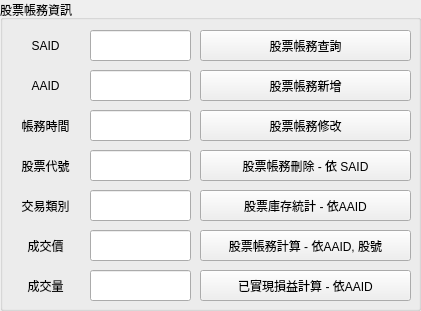
   <widget class="QGroupBox" name="groupBox_stock_accounting">
    <property name="geometry">
     <rect>
      <x>440</x>
      <y>340</y>
      <width>421</width>
      <height>311</height>
     </rect>
    </property>
    <property name="title">
     <string>股票帳務資訊</string>
    </property>
    <widget class="QLabel" name="label_21">
     <property name="geometry">
      <rect>
       <x>10</x>
       <y>70</y>
       <width>71</width>
       <height>31</height>
      </rect>
     </property>
     <property name="text">
      <string>AAID</string>
     </property>
     <property name="alignment">
      <set>Qt::AlignCenter</set>
     </property>
    </widget>
    <widget class="QLabel" name="label_22">
     <property name="geometry">
      <rect>
       <x>10</x>
       <y>30</y>
       <width>71</width>
       <height>31</height>
      </rect>
     </property>
     <property name="text">
      <string>SAID</string>
     </property>
     <property name="alignment">
      <set>Qt::AlignCenter</set>
     </property>
    </widget>
    <widget class="QLabel" name="label_23">
     <property name="geometry">
      <rect>
       <x>10</x>
       <y>110</y>
       <width>71</width>
       <height>31</height>
      </rect>
     </property>
     <property name="text">
      <string>帳務時間</string>
     </property>
     <property name="alignment">
      <set>Qt::AlignCenter</set>
     </property>
    </widget>
    <widget class="QLabel" name="label_24">
     <property name="geometry">
      <rect>
       <x>10</x>
       <y>150</y>
       <width>71</width>
       <height>31</height>
      </rect>
     </property>
     <property name="text">
      <string>股票代號</string>
     </property>
     <property name="alignment">
      <set>Qt::AlignCenter</set>
     </property>
    </widget>
    <widget class="QLabel" name="label_25">
     <property name="geometry">
      <rect>
       <x>10</x>
       <y>190</y>
       <width>71</width>
       <height>31</height>
      </rect>
     </property>
     <property name="text">
      <string>交易類別</string>
     </property>
     <property name="alignment">
      <set>Qt::AlignCenter</set>
     </property>
    </widget>
    <widget class="QPushButton" name="pushButton_sa_insert">
     <property name="geometry">
      <rect>
       <x>200</x>
       <y>70</y>
       <width>211</width>
       <height>31</height>
      </rect>
     </property>
     <property name="text">
      <string>股票帳務新增</string>
     </property>
    </widget>
    <widget class="QPushButton" name="pushButton_sa_select">
     <property name="geometry">
      <rect>
       <x>200</x>
       <y>30</y>
       <width>211</width>
       <height>31</height>
      </rect>
     </property>
     <property name="text">
      <string>股票帳務查詢</string>
     </property>
    </widget>
    <widget class="QPushButton" name="pushButton_sa_update">
     <property name="geometry">
      <rect>
       <x>200</x>
       <y>110</y>
       <width>211</width>
       <height>31</height>
      </rect>
     </property>
     <property name="text">
      <string>股票帳務修改</string>
     </property>
    </widget>
    <widget class="QPushButton" name="pushButton_sa_eval_holding_by_aaid">
     <property name="geometry">
      <rect>
       <x>200</x>
       <y>190</y>
       <width>211</width>
       <height>31</height>
      </rect>
     </property>
     <property name="font">
      <font>
       <pointsize>9</pointsize>
      </font>
     </property>
     <property name="text">
      <string>股票庫存統計 - 依AAID</string>
     </property>
    </widget>
    <widget class="QPushButton" name="pushButton_sa_delete_by_said">
     <property name="geometry">
      <rect>
       <x>200</x>
       <y>150</y>
       <width>211</width>
       <height>31</height>
      </rect>
     </property>
     <property name="font">
      <font>
       <pointsize>9</pointsize>
      </font>
     </property>
     <property name="text">
      <string>股票帳務刪除 - 依 SAID</string>
     </property>
    </widget>
    <widget class="QLabel" name="label_26">
     <property name="geometry">
      <rect>
       <x>10</x>
       <y>230</y>
       <width>71</width>
       <height>31</height>
      </rect>
     </property>
     <property name="text">
      <string>成交價</string>
     </property>
     <property name="alignment">
      <set>Qt::AlignCenter</set>
     </property>
    </widget>
    <widget class="QLabel" name="label_27">
     <property name="geometry">
      <rect>
       <x>10</x>
       <y>270</y>
       <width>71</width>
       <height>31</height>
      </rect>
     </property>
     <property name="text">
      <string>成交量</string>
     </property>
     <property name="alignment">
      <set>Qt::AlignCenter</set>
     </property>
    </widget>
    <widget class="QLineEdit" name="lineEdit_sa_said">
     <property name="geometry">
      <rect>
       <x>90</x>
       <y>30</y>
       <width>101</width>
       <height>31</height>
      </rect>
     </property>
    </widget>
    <widget class="QLineEdit" name="lineEdit_sa_aaid">
     <property name="geometry">
      <rect>
       <x>90</x>
       <y>70</y>
       <width>101</width>
       <height>31</height>
      </rect>
     </property>
    </widget>
    <widget class="QLineEdit" name="lineEdit_sa_datetime">
     <property name="geometry">
      <rect>
       <x>90</x>
       <y>110</y>
       <width>101</width>
       <height>31</height>
      </rect>
     </property>
    </widget>
    <widget class="QLineEdit" name="lineEdit_sa_stockid">
     <property name="geometry">
      <rect>
       <x>90</x>
       <y>150</y>
       <width>101</width>
       <height>31</height>
      </rect>
     </property>
    </widget>
    <widget class="QLineEdit" name="lineEdit_sa_trading_type">
     <property name="geometry">
      <rect>
       <x>90</x>
       <y>190</y>
       <width>101</width>
       <height>31</height>
      </rect>
     </property>
    </widget>
    <widget class="QLineEdit" name="lineEdit_sa_price">
     <property name="geometry">
      <rect>
       <x>90</x>
       <y>230</y>
       <width>101</width>
       <height>31</height>
      </rect>
     </property>
    </widget>
    <widget class="QLineEdit" name="lineEdit_sa_volume">
     <property name="geometry">
      <rect>
       <x>90</x>
       <y>270</y>
       <width>101</width>
       <height>31</height>
      </rect>
     </property>
    </widget>
    <widget class="QPushButton" name="pushButton_sa_eval_curr_val_by_said_stockid">
     <property name="geometry">
      <rect>
       <x>200</x>
       <y>230</y>
       <width>211</width>
       <height>31</height>
      </rect>
     </property>
     <property name="font">
      <font>
       <pointsize>9</pointsize>
      </font>
     </property>
     <property name="text">
      <string>股票帳務計算 - 依AAID, 股號</string>
     </property>
    </widget>
    <widget class="QPushButton" name="pushButton_sa_eval_real_profit_by_aaid">
     <property name="geometry">
      <rect>
       <x>200</x>
       <y>270</y>
       <width>211</width>
       <height>31</height>
      </rect>
     </property>
     <property name="font">
      <font>
       <pointsize>9</pointsize>
      </font>
     </property>
     <property name="text">
      <string>已實現損益計算 - 依AAID</string>
     </property>
    </widget>
   </widget>
